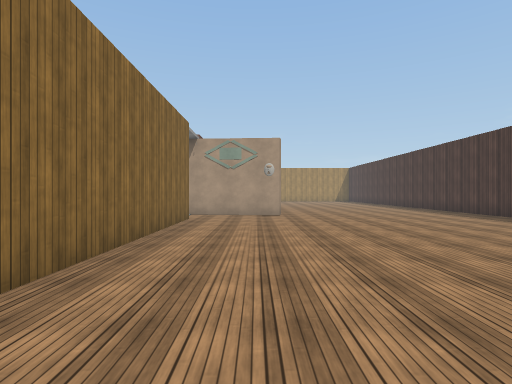
[1] (above)

24 first-person views from a walk through a scene from a Unity 3-D project. The camera is 1.4 m above the floor, looks level and sees 80° across. The floor is counted in squares, 1.49 m on a side. Each view is taken from the middle of a square. On the plan, view 1 faces up. The plan holds only what a view shows up to about 12 squares ahead; the rest is blank. The place goes on beyond the plan. The player character is not drawn. Some animated figures are left out. Some surface patterns are stand-ins.

[2]
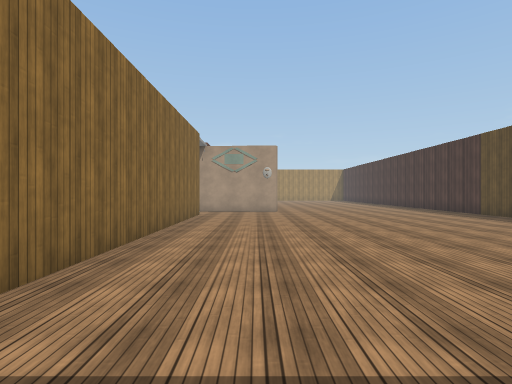

[3]
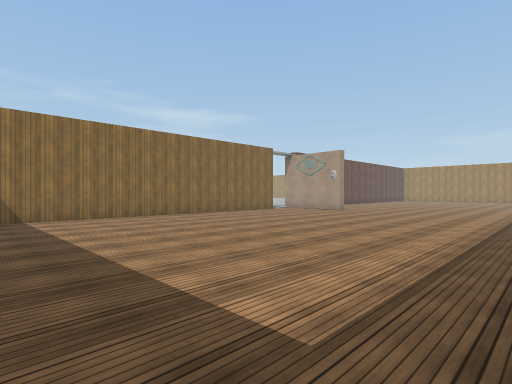

[4]
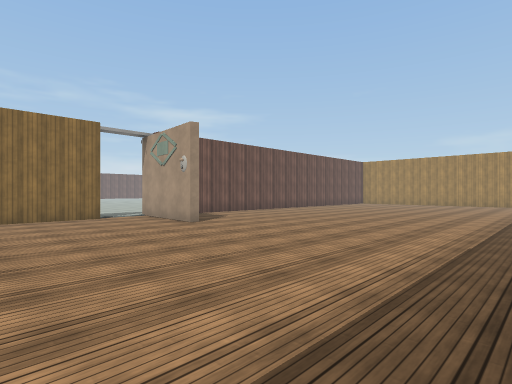

[5]
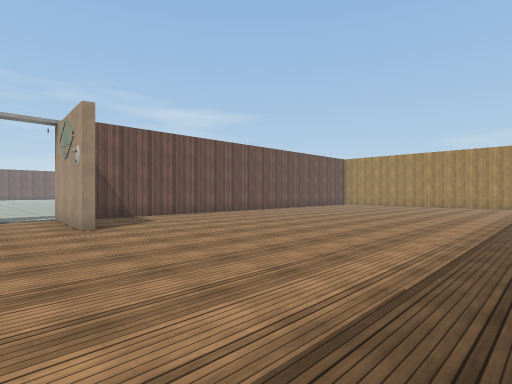

[6]
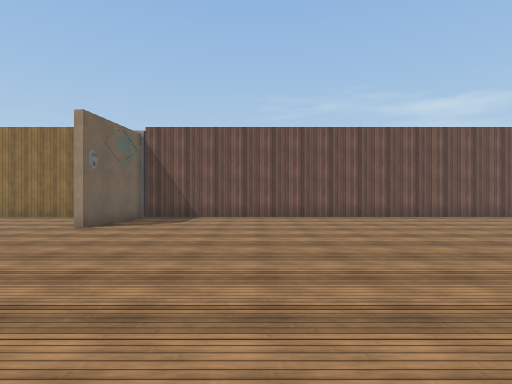

[7]
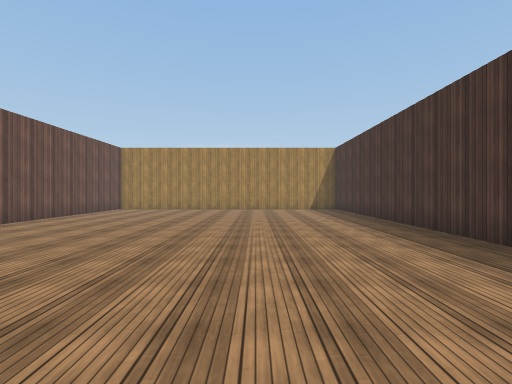

[8]
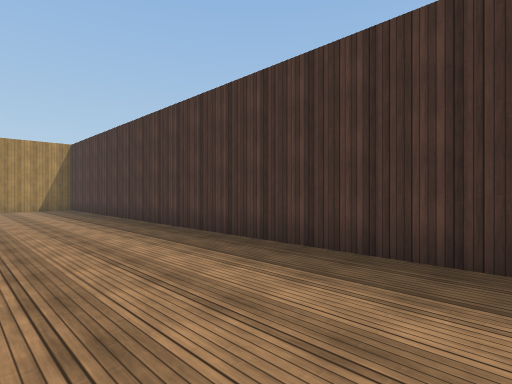

[9]
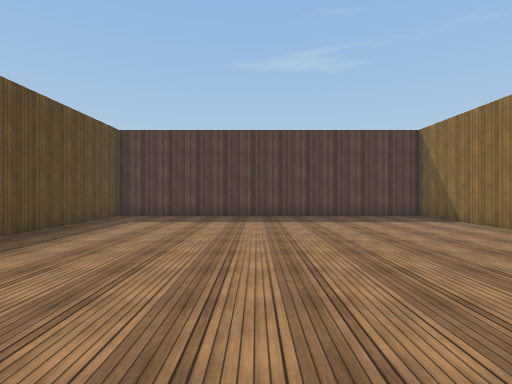

[10]
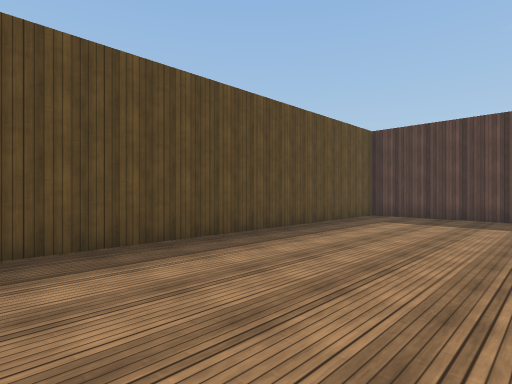

[11]
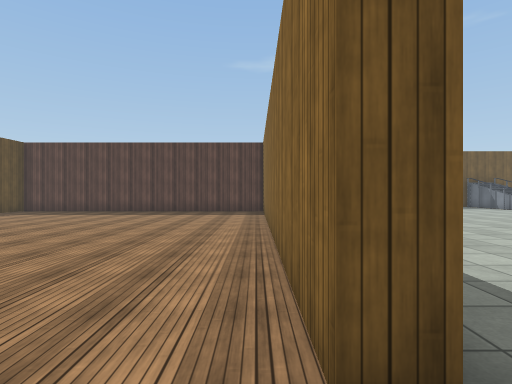

[12]
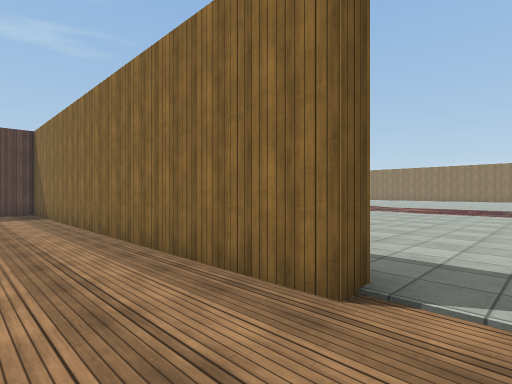

[13]
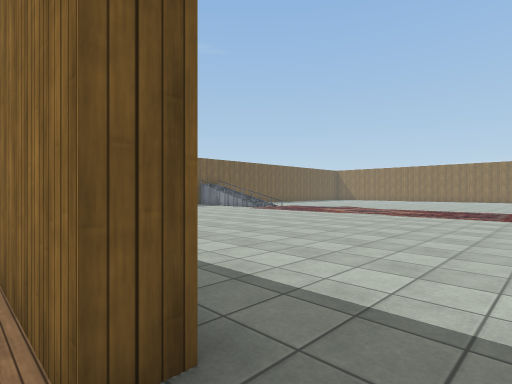

[14]
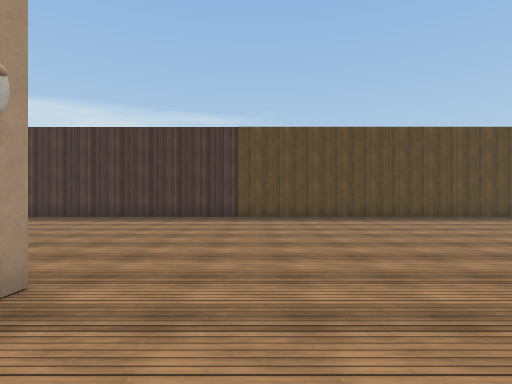

[15]
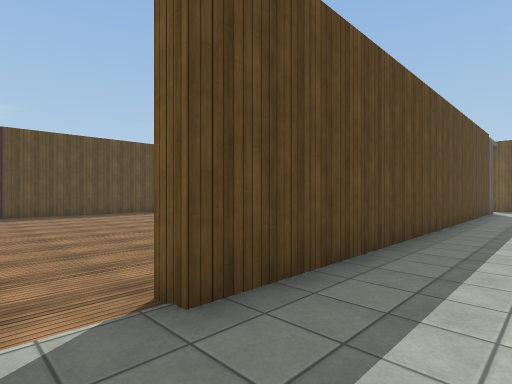

[16]
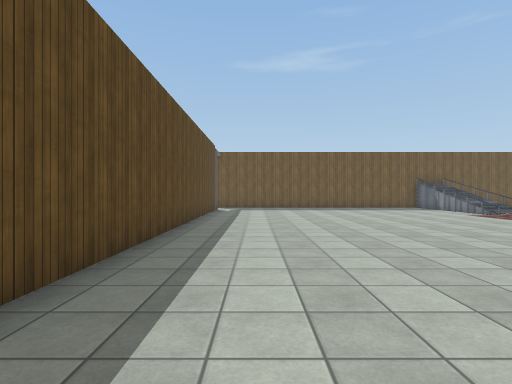

[17]
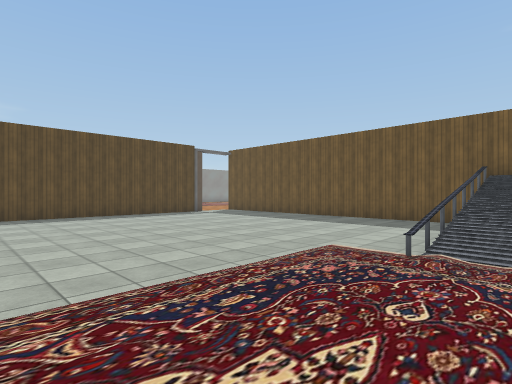

[18]
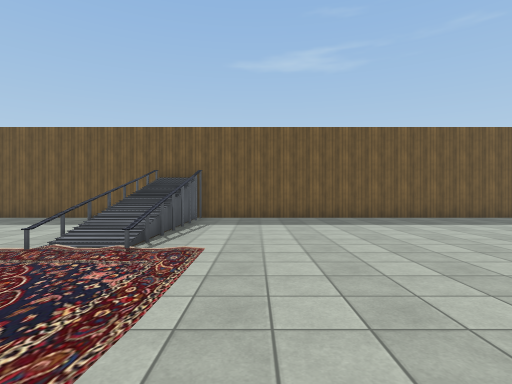

[19]
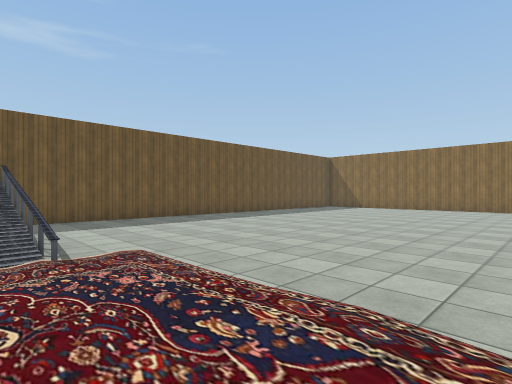

[20]
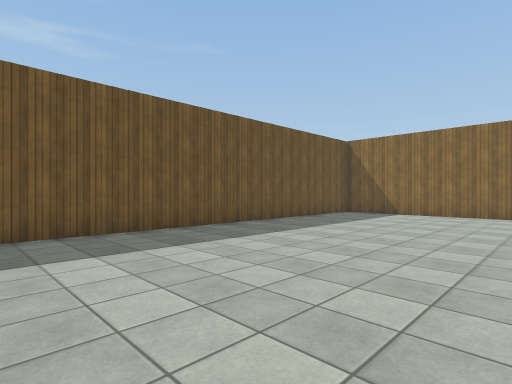

[21]
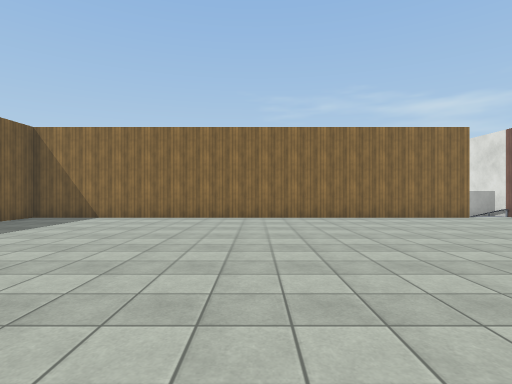

[22]
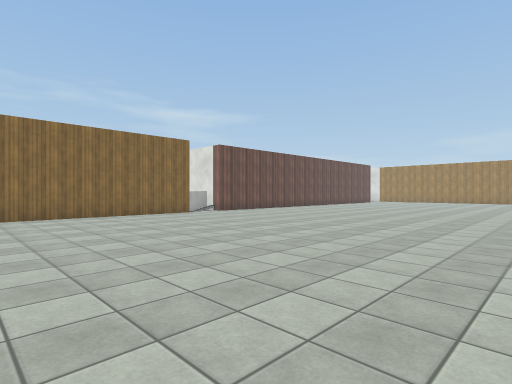

[23]
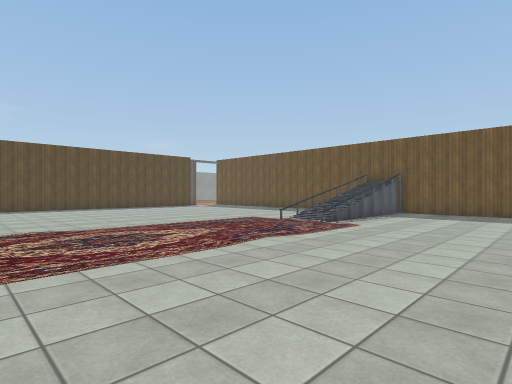

[24]
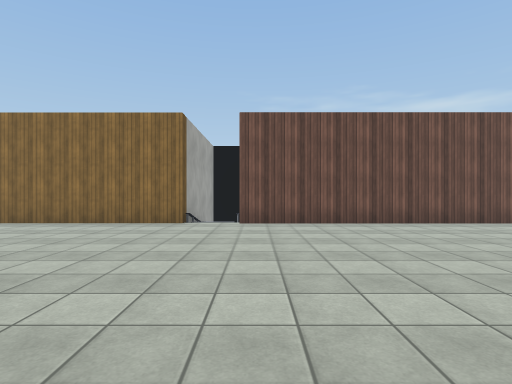

### Floor plan
Points are (right, up) in squares from view 1. A wall is a line through its corners. A room is listed if a view was taken in it or the views show most of it. See-through windows are left out.
Room 1 (views 1, 2, 3, 4, 5, 6, 7, 8, 9, 10, 11, 12, 13, 14)
walls: (1, 12.2) (-3, 12.5); (-2.9, 10.7) (-2.4, 10.7) (-2.4, -2.9) (9.4, -2.9) (9.4, 26); (-2.4, 26.5) (-2.4, 12.7) (1, 12.5)
ways out: opening at (-3, 11.5) to room 2
Room 2 (views 15, 16, 17, 18, 19, 20, 21, 22, 23, 24)
walls: (-33.1, 9.9) (-33.1, -6.1) (-31.6, -6.1); (-34.2, 9.8) (-33.6, 9.8); (-33.1, 19.6) (-33.1, 11.5) (-34, 11.5); (-35.9, 9.8) (-35.2, 9.8); (-2.9, -2.9) (-2.9, 10.7); (-29.9, -6.1) (-8.6, -6.1)
low walls: (-14.5, -0.5) (-14.5, 0.3)
ways out: opening at (-3, 11.5) to room 1

Positions as (right, up) in squares from view 1, and headings:
1: (0, 0), facing up
2: (0, -2), facing up
3: (9, -2), facing up-left
4: (9, 7), facing up-left
5: (9, 10), facing up-left
6: (9, 17), facing left
7: (5, 14), facing up
8: (5, 13), facing up-right
9: (4, 9), facing down
10: (4, 9), facing down-right
11: (-2, 12), facing down
12: (0, 12), facing down-left
13: (-2, 12), facing down-left
14: (-2, 10), facing right
15: (-5, 12), facing down-right
16: (-5, 12), facing down
17: (-16, 5), facing down-right
18: (-18, 5), facing down
19: (-15, 5), facing down-left
20: (-20, 1), facing down-left
21: (-22, 2), facing left
22: (-21, 2), facing up-left
23: (-21, 8), facing down-right
24: (-24, 12), facing left
